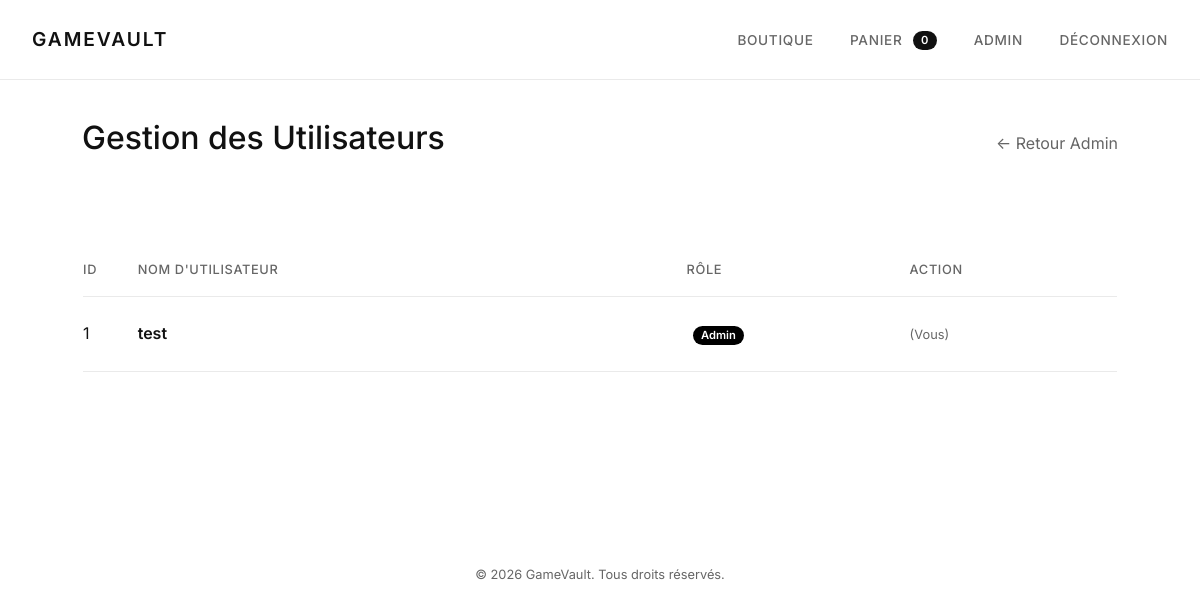
/admin_users.php (signed in), run on the app's committed database.
### tables this page shows
CREATE TABLE "users" (
	"id"	INTEGER,
	"username"	TEXT NOT NULL UNIQUE,
	"password"	TEXT NOT NULL,
	"is_admin"	INTEGER DEFAULT 0,
	PRIMARY KEY("id" AUTOINCREMENT)
);

### admin_users.php (the view, shortened to what this page needs)
<?php
require 'config.php';
$users = $pdo->query("SELECT id, username, is_admin FROM users")->fetchAll();
include 'includes/header.php';
?>
<div style="display: flex; justify-content: space-between; align-items: baseline; margin-bottom: 2rem;">
    <h1>Gestion des Utilisateurs</h1>
    <a href="admin.php" style="color: var(--text-muted); text-decoration: none;">&larr; Retour Admin</a>
</div>
<div class="card" style="padding: 0;">
    <table>
        <thead>
            <tr>
                <th>ID</th>
                <th>Nom d'utilisateur</th>
                <th>Rôle</th>
                <th>Action</th>
            </tr>
        </thead>
        <tbody>
            <?php foreach ($users as $u): ?>
                <tr>
                    <td><?= $u['id'] ?></td>
                    <td><span style="font-weight: 600;"><?= htmlspecialchars($u['username']) ?></span></td>
                    <td>
                        <span class="badge" style="background: <?= $u['is_admin'] ? 'var(--primary)' : 'var(--bg-dark)' ?>;">
                            <?= $u['is_admin'] ? 'Admin' : 'Client' ?>
                        </span>
                    </td>
                    <td>
                        <?php if ($u['id'] != $_SESSION['user_id']): ?>
                            <a href="delete_users.php?id=<?= $u['id'] ?>" style="color: var(--accent); text-decoration: none; font-size: 0.9rem;">Supprimer</a>
                        <?php else: ?>
                            <span style="color: var(--text-muted); font-size: 0.8rem;">(Vous)</span>
                        <?php endif; ?>
                    </td>
                </tr>
            <?php endforeach; ?>
        </tbody>
    </table>
</div>
<?php include 'includes/footer.php'; ?>

### assets/css/style.css (style rules this page uses)
:root { --primary: #000000; --primary-hover: #333333; --bg-main: #ffffff; --bg-card: #ffffff; --text-main: #111111; --text-muted: #666666; --border: #eaeaea; --success: #10b981; }
* { margin: 0; padding: 0; box-sizing: border-box; font-family: 'Inter', system-ui, -apple-system, sans-serif; }
body { background-color: var(--bg-main); color: var(--text-main); line-height: 1.6; min-height: 100vh; -webkit-font-smoothing: antialiased; -moz-osx-font-smoothing: grayscale; }
.card { background: var(--bg-card); border: 1px solid transparent; padding: 1rem; border-radius: 4px; transition: all 0.3s ease; display: flex; flex-direction: column; }
table { width: 100%; border-collapse: collapse; margin: 3rem 0; }
th { text-align: left; color: var(--text-muted); border-bottom: 1px solid var(--border); padding: 1rem 0; font-weight: 500; font-size: 0.8rem; text-transform: uppercase; letter-spacing: 0.05em; }
td { padding: 1.5rem 0; border-bottom: 1px solid var(--border); color: var(--text-main); }
.badge { background: var(--text-main); color: white; padding: 0.15rem 0.5rem; border-radius: 12px; font-size: 0.7rem; font-weight: 600; margin-left: 0.4rem; }
h1, h2, h3, h4, h5, h6 { font-weight: 500; }

### data on the page
users: id "1", username "test", is_admin "Admin", shows "(Vous)"

### other printed values
$cart_badges "0"
